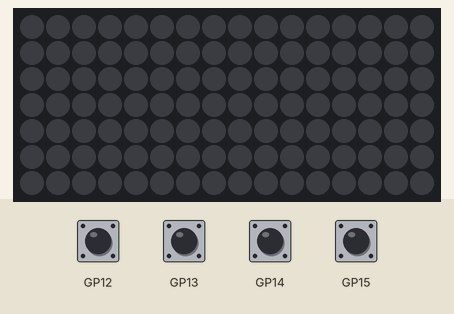
Simulated run of this program. Board: Raspberry Pi Pico running MicroPython. Shown: 16×7 RGB LED matrix. The test bench sets the inputs (shaded band). Dim RGB values are drawn brighter than linear; random numbers come from a fixed seed.

Above: at 1.2 s.
1.3 s: button B pressed for 0.15 s
At 1.47 s:
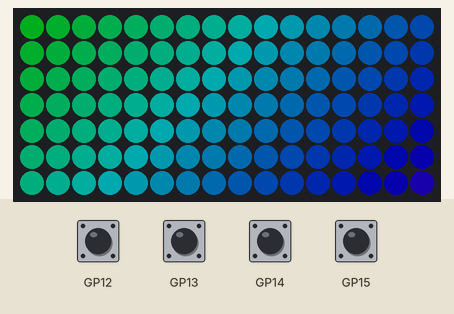
2.0 s: button A pressed for 0.15 s
At 2.69 s:
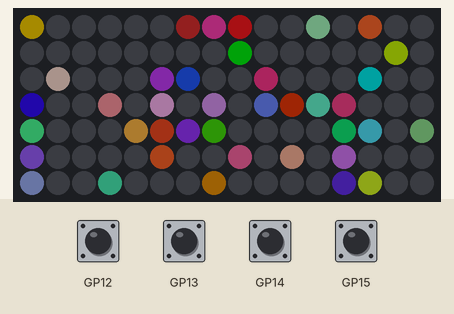
2.7 s: button X pressed for 0.15 s
At 3.0 s:
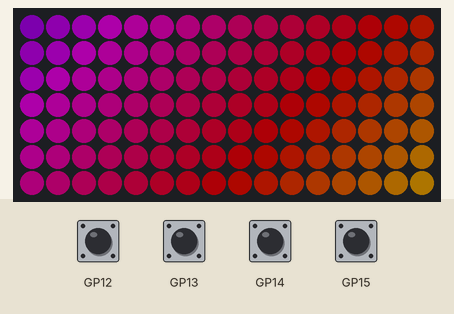
3.4 s: button Y pressed for 0.15 s
At 3.61 s:
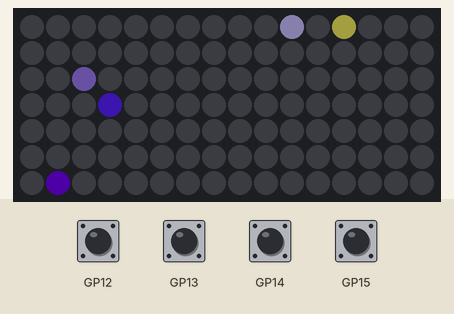
4.1 s: button B pressed for 1 s
At 4.52 s:
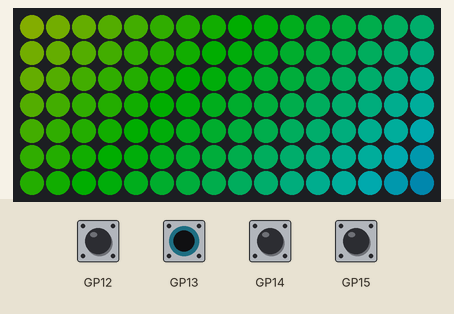
5.7 s: button A pressed for 1 s
At 6.04 s:
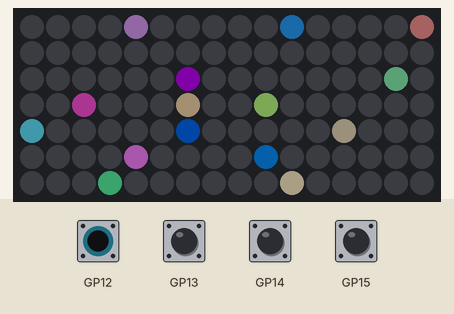
Timing chart, 0 to 8.7 s (numbered marks = the images above; inputs shaded):
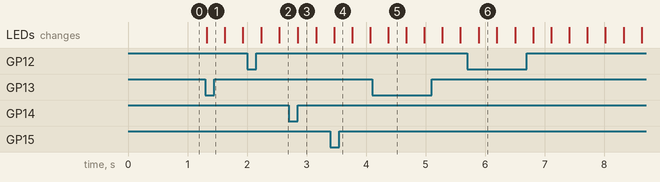

Measured:
- after the input at 1.3 s, the LEDs: change at once (image 1)

The program:

ControlLightup.py
```python
from picounicorn import PicoUnicorn
import utime,urandom, time


picounicorn = PicoUnicorn()

#imports the height and with
w = picounicorn.get_width()
h = picounicorn.get_height()

def hsv_to_rgb(h, s, v):
    if s == 0.0:
        return v, v, v
    i = int(h * 6.0)
    f = (h * 6.0) - i
    p = v * (1.0 - s)
    q = v * (1.0 - s * f)
    t = v * (1.0 - s * (1.0 - f))
    i = i % 6
    if i == 0:
        return v, t, p
    if i == 1:
        return q, v, p
    if i == 2:
        return p, v, t
    if i == 3:
        return p, q, v
    if i == 4:
        return t, p, v
    if i == 5:
        return v, p, q

def lightup():
        #sets random location on board
        x = urandom.randint(0,w-1)
        y = urandom.randint(0,h-1)
        #sets random brightness for each R G B
        r = urandom.randint(0,50)
        g = urandom.randint(0,50)
        b = urandom.randint(0,50)
        #sets board color with previous setup
        picounicorn.set_pixel(x,y,r,g,b)
        utime.sleep(0.01)

def clear():
    for x in range(w):
        for y in range(h):
            picounicorn.set_pixel(x, y, 0, 0, 0)
def rainbow():
        t = time.ticks_ms() / 3600
        for x in range(w):
            for y in range(h):
                r, g, b = [int(c * 50) for c in hsv_to_rgb(t + ((x + y) / w / 4), 1.0, 1.0)]
                picounicorn.set_pixel(x, y, r, g, b)
        time.sleep(1.0 / 60)

while True:
    if picounicorn.is_pressed(picounicorn.BUTTON_A) or picounicorn.is_pressed(picounicorn.BUTTON_Y):
        clear()
        while not (picounicorn.is_pressed(picounicorn.BUTTON_X) or picounicorn.is_pressed(picounicorn.BUTTON_B)):
            lightup()
    elif picounicorn.is_pressed(picounicorn.BUTTON_B) or picounicorn.is_pressed(picounicorn.BUTTON_X):
        clear()
        while not (picounicorn.is_pressed(picounicorn.BUTTON_A) or picounicorn.is_pressed(picounicorn.BUTTON_Y)):
            rainbow()

        
```
